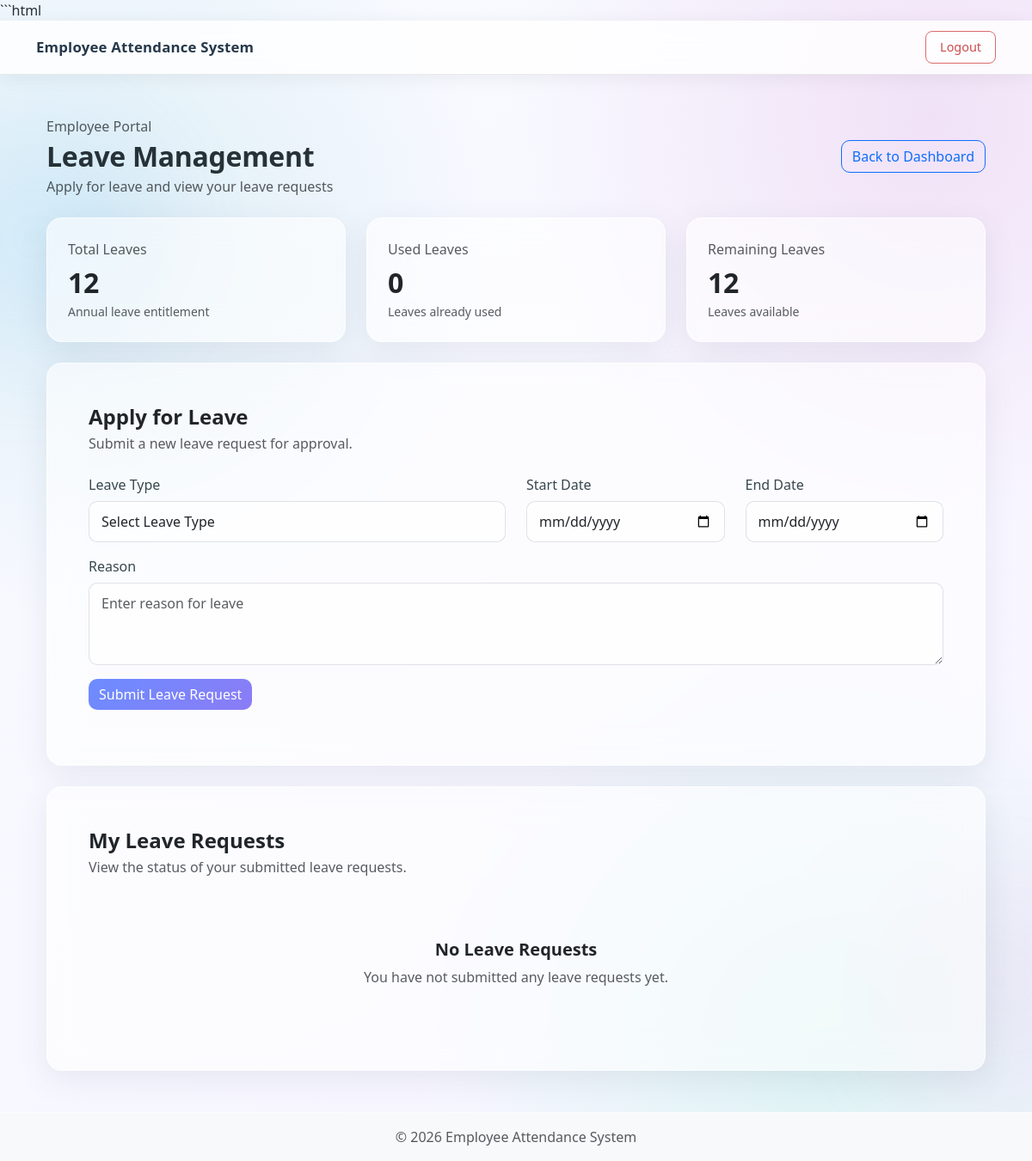
Screenshot of /leave (signed in) with the database file from the repository.
### app.py (models this page shows)
class LeaveBalance(db.Model):
    id = db.Column(db.Integer, primary_key=True)
    user_id = db.Column(
        db.Integer,
        db.ForeignKey("user.id"),
        nullable=False
    )
    total_leaves = db.Column(
        db.Integer,
        default=12
    )
    used_leaves = db.Column(
        db.Integer,
        default=0
    )
    remaining_leaves = db.Column(
        db.Integer,
        default=12
    )

### app.py (the view, shortened to what this page needs)
@app.route("/leave")
def leave_management():
    if "user_id" not in session:
        return redirect(url_for("login"))
    if session.get("role") != "employee":
        return "Access Denied", 403
    user_id = session["user_id"]
    leave_balance = LeaveBalance.query.filter_by(
        user_id=user_id
    ).first()
    leaves = Leave.query.filter_by(
        user_id=user_id
    ).order_by(
        Leave.start_date.desc()
    ).all()
    return render_template(
        "leave_management.html",
        leave_balance=leave_balance,
        leaves=leaves
    )

### templates/leave_management.html (shortened to what this page needs)
{% extends "base.html" %}
{% block content %}
<div class="container">
    <div class="d-flex flex-wrap justify-content-between
                align-items-center gap-3 mb-4">
        <div>
            <p class="text-muted mb-1">
                Employee Portal
            </p>
            <h2 class="fw-semibold mb-1">
                Leave Management
            </h2>
            <p class="text-muted mb-0">
                Apply for leave and view your leave requests
            </p>
        </div>
        <a href="{{ url_for('employee_dashboard') }}"
           class="btn btn-outline-primary">
            Back to Dashboard
        </a>
    </div>
    <div class="row g-4 mb-4">
        <div class="col-12 col-md-4">
            <div class="card h-100">
                <div class="card-body p-4">
                    <p class="text-muted mb-2">
                        Total Leaves
                    </p>
                    <h2 class="fw-semibold mb-1">
                        {{ leave_balance.total_leaves }}
                    </h2>
                    <small class="text-muted">
                        Annual leave entitlement
                    </small>
                </div>
            </div>
        </div>
        <div class="col-12 col-md-4">
            <div class="card h-100">
                <div class="card-body p-4">
                    <p class="text-muted mb-2">
                        Used Leaves
                    </p>
                    <h2 class="fw-semibold mb-1">
                        {{ leave_balance.used_leaves }}
                    </h2>
                    <small class="text-muted">
                        Leaves already used
                    </small>
                </div>
            </div>
        </div>
        <div class="col-12 col-md-4">
            <div class="card h-100">
                <div class="card-body p-4">
                    <p class="text-muted mb-2">
                        Remaining Leaves
                    </p>
                    <h2 class="fw-semibold mb-1">
                        {{ leave_balance.remaining_leaves }}
                    </h2>
                    <small class="text-muted">
                        Leaves available
                    </small>
                </div>
            </div>
        </div>
    </div>
    <div class="card mb-4">
        <div class="card-body p-4 p-md-5">
            <div class="mb-4">
                <h4 class="fw-semibold mb-1">
                    Apply for Leave
                </h4>
                <p class="text-muted mb-0">
                    Submit a new leave request for approval.
                </p>
            </div>
            <form action="{{ url_for('apply_leave') }}"
                  method="POST">
                <div class="row">
                    <div class="col-12 col-md-6 mb-3">
                        <label class="form-label fw-medium">
                            Leave Type
                        </label>
                        <select name="leave_type"
                                class="form-select"
                                required>
                            <option value="">
                                Select Leave Type
                            </option>
                        </select>
                    </div>
                    <div class="col-12 col-md-3 mb-3">
                        <label class="form-label fw-medium">
                            Start Date
                        </label>
                        <input type="date"
                               name="start_date"
                               class="form-control"
                               required>
                    </div>
                    <div class="col-12 col-md-3 mb-3">
                        <label class="form-label fw-medium">
                            End Date
                        </label>
                        <input type="date"
                               name="end_date"
                               class="form-control"
                               required>
                    </div>
                    <div class="col-12 mb-3">
                        <label class="form-label fw-medium">
                            Reason
                        </label>
                        <textarea name="reason"
                                  class="form-control"
                                  rows="3"
                                  placeholder="Enter reason for leave"
                                  required></textarea>
                    </div>
                </div>
                <button type="submit"
                        class="btn btn-primary">
                    Submit Leave Request
                </button>
            </form>
        </div>
    </div>
    <div class="card">
        <div class="card-body p-4 p-md-5">
            <div class="mb-4">
                <h4 class="fw-semibold mb-1">
                    My Leave Requests
                </h4>
                <p class="text-muted mb-0">
                    View the status of your submitted leave requests.
                </p>
            </div>
            {% if leaves %}
            <div class="table-responsive">
                <table class="table table-hover align-middle">
                    <thead class="table-dark">
                        <tr>
                            <th>Leave Type</th>
                            <th>Start Date</th>
                            <th>End Date</th>
                            <th>Reason</th>
                            <th>Status</th>
                        </tr>
                    </thead>
                    <tbody>
                        {% for leave in leaves %}
                        <tr>
                            <td class="fw-semibold">
                                {{ leave.leave_type }}
                            </td>
                            <td>
                                {{ leave.start_date }}
                            </td>
                            <td>
                                {{ leave.end_date }}
                            </td>
                            <td>
                                {{ leave.reason }}
                            </td>
                            <td>
                                {% if leave.status == "Approved" %}
                                    <span class="badge bg-success-subtle
                                                 text-success px-3 py-2">
                                        Approved
                                    </span>
                                {% elif leave.status == "Rejected" %}
                                    <span class="badge bg-danger-subtle
                                                 text-danger px-3 py-2">
                                        Rejected
                                    </span>
                                {% else %}
                                    <span class="badge bg-warning-subtle
                                                 text-warning-emphasis
                                                 px-3 py-2">
                                        Pending
                                    </span>
                                {% endif %}
                            </td>
                        </tr>
                        {% endfor %}
                    </tbody>
                </table>
            </div>
            {% else %}
            <div class="text-center py-5">
                <h5 class="fw-semibold">
                    No Leave Requests
                </h5>
                <p class="text-muted mb-0">
                    You have not submitted any leave requests yet.
                </p>
            </div>
            {% endif %}
        </div>
    </div>
</div>
{% endblock %}

### static/css/style.css (style rules this page uses)
* { box-sizing: border-box; }
body { margin: 0; min-height: 100vh; font-family: "Segoe UI", Tahoma, Geneva, Verdana, sans-serif; background: radial-gradient( circle at 10% 20%, rgba(173, 216, 230, 0.35), transparent 30% ), radial-gradient( circle at 90% 10%, rgba(221, 160, 221, 0.25), transparent 30% ), radial-gradient( circle at 80% 90%, rgba(144, 238, 210, 0.25), transparent 30% ), linear-gradient(135deg, #f8fbff, #f7f4ff); color: #263238; overflow-x: hidden; }
body::before, body::after { content: ""; position: fixed; width: 280px; height: 280px; border-radius: 50%; filter: blur(60px); opacity: 0.35; z-index: -1; animation: floatingBlob 10s ease-in-out infinite alternate; }
body::before { top: 10%; left: -100px; background: rgba(135, 206, 250, 0.45); }
body::after { bottom: 5%; right: -100px; background: rgba(221, 160, 221, 0.35); animation-delay: 3s; }
.card { background: rgba(255, 255, 255, 0.58) !important; backdrop-filter: blur(18px); -webkit-backdrop-filter: blur(18px); border: 1px solid rgba(255, 255, 255, 0.65) !important; border-radius: 18px !important; box-shadow: 0 10px 35px rgba(80, 90, 120, 0.10) !important; transition: transform 0.3s ease, box-shadow 0.3s ease; }
.card-body { border-radius: 18px; }
h1, h2, h3, h4, h5 { font-weight: 600; }
h2 { letter-spacing: -0.3px; }
.btn { border-radius: 10px !important; font-weight: 500; transition: transform 0.25s ease, box-shadow 0.25s ease, background-color 0.25s ease; }
.btn-primary { border: none; background: linear-gradient( 135deg, #6c8cff, #8b7cf6 ); }
.form-control, .form-select { background: rgba(255, 255, 255, 0.65) !important; border: 1px solid rgba(130, 140, 160, 0.25) !important; border-radius: 10px !important; padding: 11px 14px; transition: border-color 0.25s ease, box-shadow 0.25s ease, background 0.25s ease; }
.form-label { color: #37474f; margin-bottom: 7px; }
a { transition: 0.25s ease; }

### rows the page displays
LeaveBalance: total_leaves "12", used_leaves "0", remaining_leaves "12"
